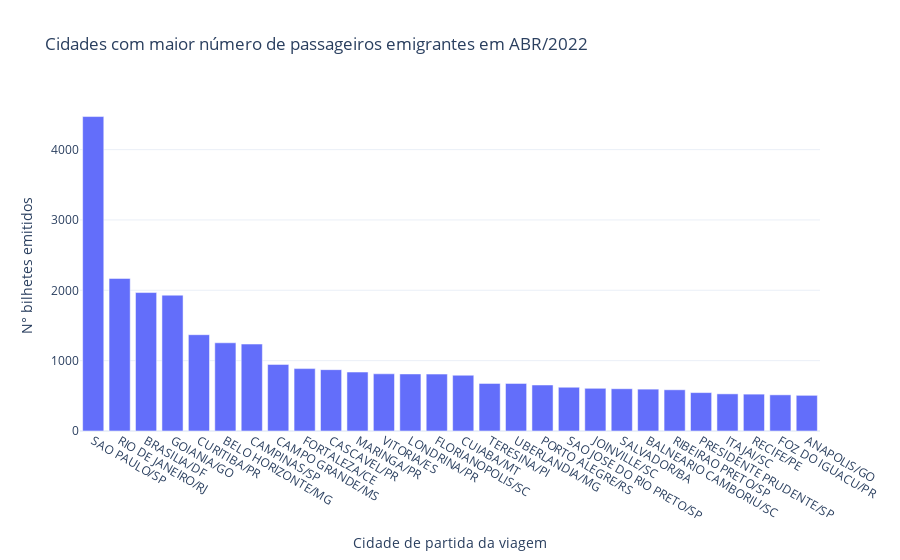

Notebook source saved alongside this figure:
### Markdown cell above
### Análise preliminar
<br />
Para começar é interessante observar graficamente para um mês qualquer, qual a rota que possui a maior quantidade de bilhetes e consequentemente a maior quantidade de passageiros. 

Vou utilizar o mês do meu aniversário só por coincidência.

### Code cell
import matplotlib.pyplot as plt
import plotly.express as px

BilhetesABR = bilhetes[(bilhetes['mes_viagem'].str[0:2] == '04')]
df = BilhetesABR.groupby(['ponto_origem_viagem']).count()
df = df.loc[df['mes_emissao_bilhete']>500].sort_values(by=['mes_viagem'], ascending=False)

px.bar(df, y='mes_viagem',
       labels={'mes_viagem': 'N° bilhetes emitidos', 'ponto_origem_viagem': 'Cidade de partida da viagem'},
       title='Cidades com maior número de passageiros emigrantes em ABR/2022',
       template='plotly_white')

### Figure 1 — Plotly figure (JSON) as saved in the notebook; plotly's stock layout.template omitted (floating-point values rounded to 4 significant figures)
{"data": [{"alignmentgroup": "True", "hovertemplate": "Cidade de partida da viagem=%{x}<br>N° bilhetes emitidos=%{y}<extra></extra>", "legendgroup": "", "marker": {"color": "#636efa", "pattern": {"shape": ""}}, "name": "", "offsetgroup": "", "orientation": "v", "showlegend": false, "textposition": "auto", "type": "bar", "x": ["SAO PAULO/SP", "RIO DE JANEIRO/RJ", "BRASILIA/DF", "GOIANIA/GO", "CURITIBA/PR", "BELO HORIZONTE/MG", "CAMPINAS/SP", "CAMPO GRANDE/MS", "FORTALEZA/CE", "CASCAVEL/PR", "MARINGA/PR", "VITORIA/ES", "LONDRINA/PR", "FLORIANOPOLIS/SC", "CUIABA/MT", "TERESINA/PI", "UBERLANDIA/MG", "PORTO ALEGRE/RS", "SAO JOSE DO RIO PRETO/SP", "JOINVILLE/SC", "SALVADOR/BA", "BALNEARIO CAMBORIU/SC", "RIBEIRAO PRETO/SP", "PRESIDENTE PRUDENTE/SP", "ITAJAI/SC", "RECIFE/PE", "FOZ DO IGUACU/PR", "ANAPOLIS/GO"], "xaxis": "x", "y": [4470, 2169, 1968, 1931, 1369, 1254, 1236, 947, 887, 872, 838, 813, 811, 809, 793, 677, 677, 654, 622, 606, 601, 595, 586, 546, 528, 524, 514, 507], "yaxis": "y"}], "layout": {"barmode": "relative", "legend": {"tracegroupgap": 0}, "title": {"text": "Cidades com maior número de passageiros emigrantes em ABR/2022"}, "xaxis": {"anchor": "y", "domain": [0, 1], "title": {"text": "Cidade de partida da viagem"}}, "yaxis": {"anchor": "x", "domain": [0, 1], "title": {"text": "N° bilhetes emitidos"}}}}
